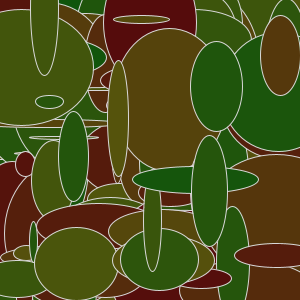
Frame 1 (no input)
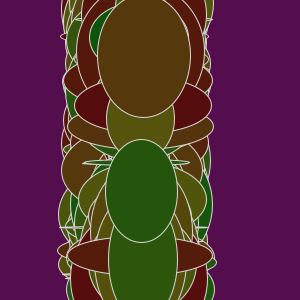
Frame 60 (the mouse pressed at the canvas centre just before this capture)
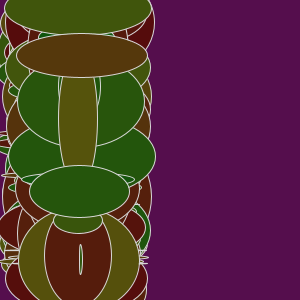
Frame 120 (the mouse held since frame 60 and released just before this capture)

The Processing sketch that drew these frames (run headless with seeded random() and noise(); from frame 60 on, the mouse is pressed at the canvas centre):

// Processing sketch: processing_39779
// ── processing_39779.pde

int num = 300; //number of circles

//create arrays
float []x = new float [num]; //x-coordinate
float []y = new float [num]; //y-coordinate
float []s = new float [num]; //circle speed
color []c = new color [num]; //cicle color

void setup () {
  size (300, 300);
  colorMode (HSB, 300);
  smooth ();

  //seed the array
  for (int i=0; i < num; i++) {
    x[i] = random (width);
    y[i] = random (height);
    s[i] = random (0.5, 5);
    c[i] = color(int(random(100)), 255, 100);
  }
}

void draw () {
  background (255,250,100);

  for (int i=0; i<num; i++) {

    //draw circle
    ellipseMode(CENTER);
    stroke (255);
    fill (c[i]);
    ellipse (x[i], y[i], random(width/2), random(height/2));

    //update circle's variables in the array
    x[i] = x[i/3] + s[i];
      if (x[i/3] > width + 50 ) {
      x[i] = 1;
    }
  }
}
